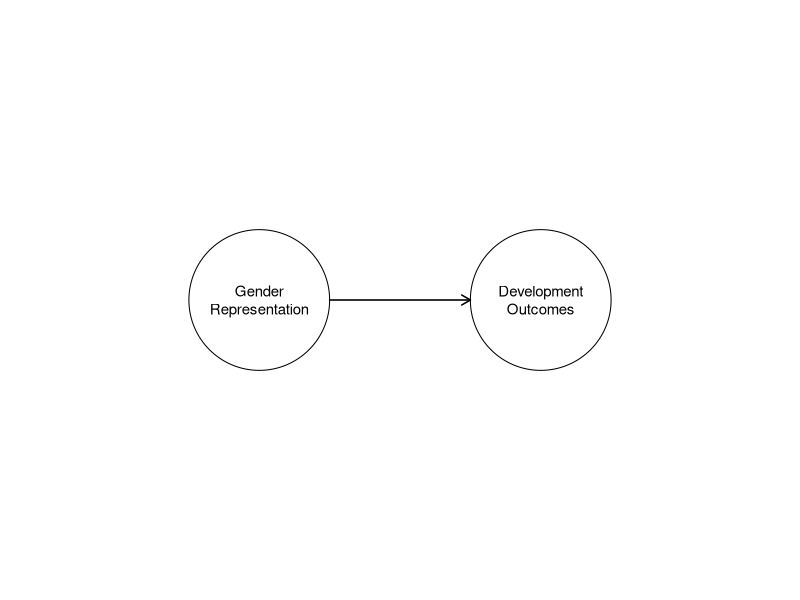
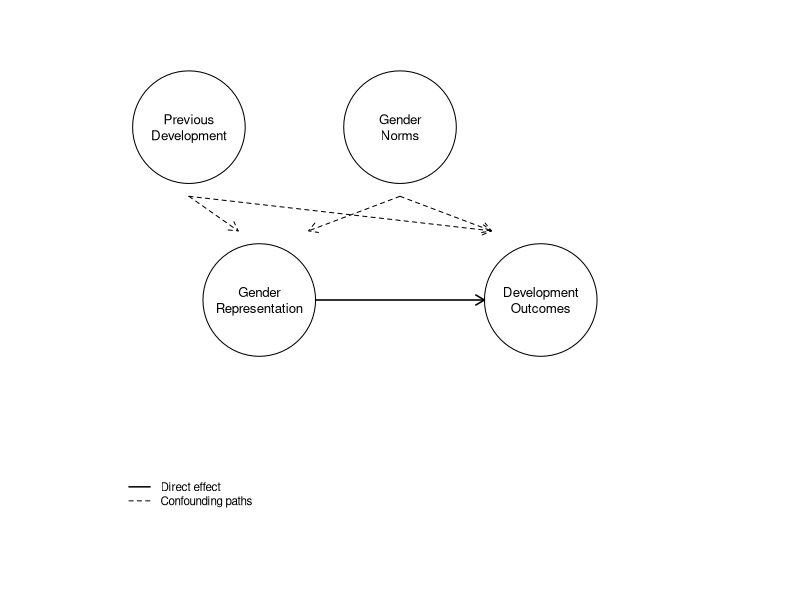
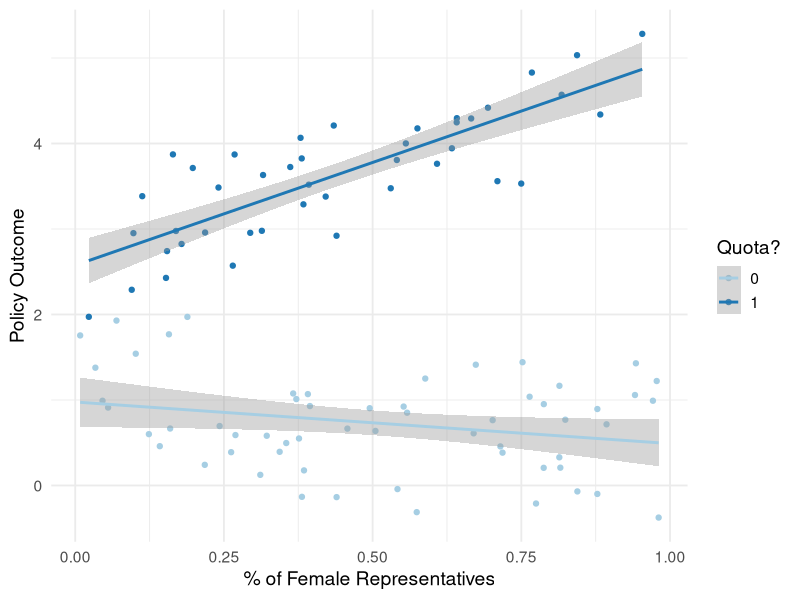

Source code (R) for these figures, in order:
## ---- chunk 1

par(mar = c(1, 1, 1, 1), bg = NA) 
plot(0, 0, type = "n", xlim = c(0, 10), ylim = c(0, 2), 
     xaxt = "n", yaxt = "n", xlab = "", ylab = "", 
     main = "", bty = "n")

symbols(c(3, 7), c(1, 1), circles = c(1, 1), 
        inches = FALSE, add = TRUE, bg = "white")


text(3, 1, "Gender\nRepresentation", cex = 0.9)
text(7, 1, "Development\nOutcomes", cex = 0.9)

# Add arrow
arrows(4, 1, 6, 1, length = 0.1, lwd = 1.5)
## ---- chunk 2

par(mar = c(1, 1, 1, 1), bg = NA)  # Reduce margins and set transparent background
plot(0, 0, type = "n", xlim = c(0, 10), ylim = c(0, 6), 
     xaxt = "n", yaxt = "n", xlab = "", ylab = "", 
     main = "", bty = "n")  # bty="n" removes the box

# Define node positions
x_pos <- c(3, 7, 2, 5)
y_pos <- c(3, 3, 5, 5)
labels <- c("Gender\nRepresentation", "Development\nOutcomes", 
           "Previous\nDevelopment", "Gender\nNorms")

# Add nodes as circles
symbols(x_pos, y_pos, circles = rep(0.8, 4), 
        inches = FALSE, add = TRUE, bg = "white")

# Add text to nodes
text(x_pos, y_pos, labels, cex = 0.8)

# Add arrows
# Direct effect
arrows(3.8, 3, 6.2, 3, length = 0.1, lwd = 1.5)

# Confounding paths
arrows(2, 4.2, 2.7, 3.8, length = 0.1, lwd = 1, lty = 2)  # Previous dev -> Gender rep
arrows(2, 4.2, 6.3, 3.8, length = 0.1, lwd = 1, lty = 2)  # Previous dev -> Dev outcomes

arrows(5, 4.2, 3.7, 3.8, length = 0.1, lwd = 1, lty = 2)  # Gender norms -> Gender rep
arrows(5, 4.2, 6.3, 3.8, length = 0.1, lwd = 1, lty = 2)  # Gender norms -> Dev outcomes

# Add legend
legend(1, 1, 
       legend = c("Direct effect", "Confounding paths"), 
       lty = c(1, 2), 
       lwd = c(1.5, 1), 
       cex = 0.7,
       bty = "n")
## ---- chunk 3
require(tidyverse)
# Create a table showing binary interaction
binary_example <- data.frame(
  X = c(0, 1, 0, 1),
  Z = c(0, 0, 1, 1),
 `X*Z` = c(0, 0, 0, 1)
)
knitr::kable(binary_example, caption = "")
## ---- chunk 4
#| echo: true
#| warning: false
#| centering: true

alpha <- 1
beta_1 <- -.5    # Coefficient for women's representation
beta_2 <- 1.5  # Coefficient for quota system
beta_3 <- 3    # Coefficient for interaction term

set.seed(12)
interaction_data <- tibble(
  women_representation = runif(100, 0, 1), # any number btw 0 and 1
  quota_system = sample(0:1, 100, replace = T)) %>% # either 1 or 0
  mutate(policy_outcome = alpha + 
               beta_1 * women_representation + 
               beta_2 * quota_system + 
               beta_3 * (women_representation * quota_system) + 
                rnorm(n(), 0, 0.5))


## ---- chunk 5

ggplot(interaction_data, 
       aes(x = women_representation, 
           y = policy_outcome, 
           color = factor(quota_system))) +
  geom_point() +
  geom_smooth(method = "lm") +
  labs(x = "% of Female Representatives",
       y = "Policy Outcome",
       color = "Quota?") + 
  theme_minimal(base_size = 14) +
  scale_color_brewer(palette = 3, type = "qual")

## ---- chunk 6

#| echo: true
#| warning: false
#| code-fold: true
#| centering: true
#| code-summary: "Show code"
 
# Fit interaction model
interaction_model <- lm(policy_outcome ~  women_representation * quota_system, 
                        data = interaction_data)

summary(interaction_model)
